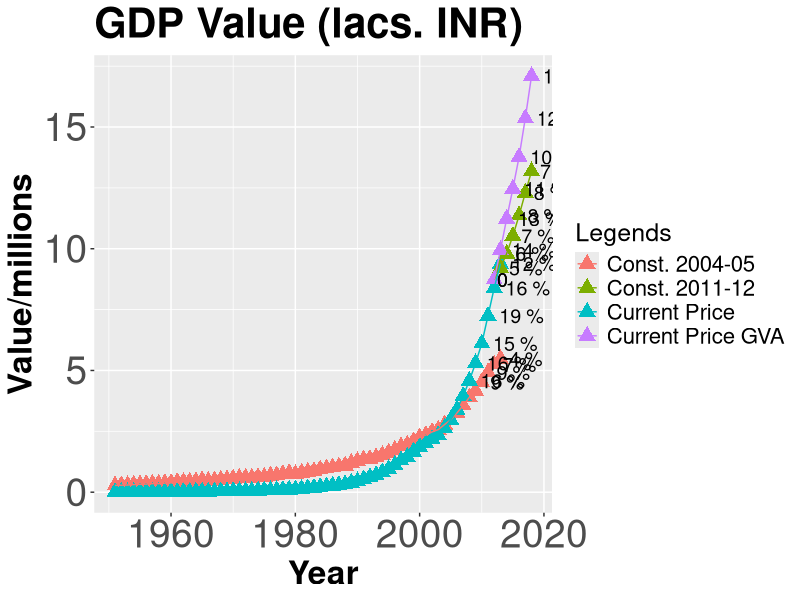
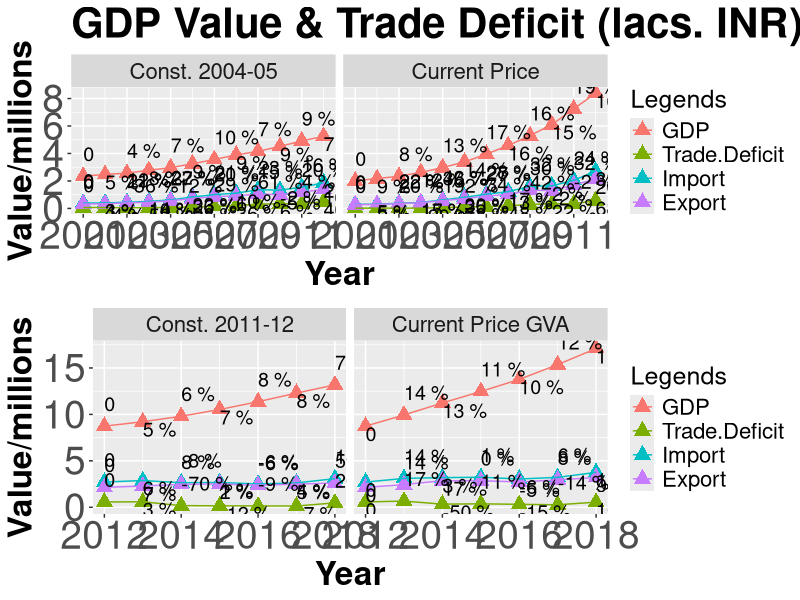
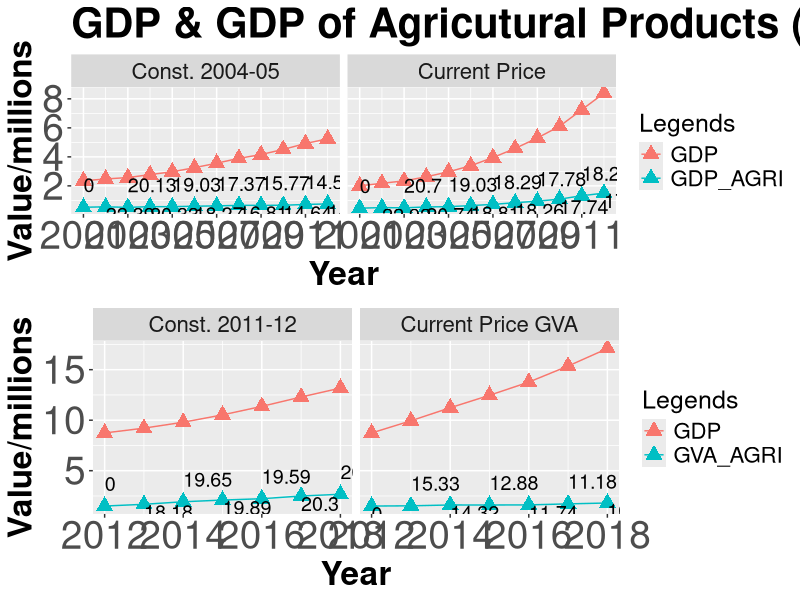

These charts were generated, in order, by the following R code:
## ---- chunk 1
knitr::opts_chunk$set(echo = TRUE)
## ---- chunk 2
library(reshape2)
library(ggplot2)
library(cowplot)
library(dplyr)
GDP_2004 <- read.csv("GDP_Const_2004_05.csv", stringsAsFactors =FALSE)
GDP_2011 <- read.csv("GDP_Const_2011_12.csv", stringsAsFactors =FALSE)
GDP_value_1 <- GDP_2004[,1:3]
for(i in 1:nrow(GDP_value_1)){
    if(GDP_value_1$year[i]==1951){GDP_value_1$Percent_Change[i] <- 0}
    else{GDP_value_1$Percent_Change[i] <- sprintf("%.0f %%", 100*((GDP_value_1$GDP[i] -GDP_value_1$GDP[i-1]) / GDP_value_1$GDP[i-1]))}
}
GDP_value_2 <- GDP_2011[,1:3]
for(i in 1:nrow(GDP_value_2)){
    if(GDP_value_2$year[i]==2012){GDP_value_2$Percent_Change[i] <- 0}
    else{GDP_value_2$Percent_Change[i] <- sprintf("%.0f %%", 100*((GDP_value_2$GDP[i] -GDP_value_2$GDP[i-1]) / GDP_value_2$GDP[i-1]))}
}
GDP_value <- rbind(GDP_value_1, GDP_value_2)
GDP_value$GDP <- GDP_value$GDP/1000000
GDP_value$vj <- rep(c(-1,1), length.out=nrow(GDP_value))

## ---- chunk 3

plot_theme <- theme(axis.text=element_text(size=28), axis.title = element_text(size = 24,face = "bold"), plot.title = element_text(size=30, face = "bold"), legend.text = element_text(size = 16), legend.title=element_text(size=18), strip.text = element_text(size = 16))

plot_GDP <- ggplot(GDP_value, aes(GDP_value$year, GDP_value$GDP))+ geom_point(aes(color=GDP_value$Base.Price), size=4, pch=17)+ geom_line(aes(color = GDP_value$Base.Price)) +labs(x="Year", y="Value/millions", title="GDP Value (lacs. INR)", color="Legends")+ geom_text(aes(label = ifelse(GDP_value$GDP > 4.5, as.character(GDP_value$Percent_Change), '')), hjust = -0.25, vjust = 0.5, size = 5)+ plot_theme

print(plot_GDP)
## ---- chunk 4
GDP_TD_2004 <- select(GDP_2004, year, Base.Price, GDP, Trade.Deficit, Import, Export)
GDP_TD_2004_melt <- melt(GDP_TD_2004, c("year", "Base.Price"))
GDP_TD_2004_melt_filter <- GDP_TD_2004_melt %>% filter(year %in% 2001:2012)
GDP_TD_2004_melt_filter$value <- GDP_TD_2004_melt_filter$value/1000000
GDP_TD_2004_melt_filter$vj <- rep(c(-1,1), length.out=nrow(GDP_TD_2004_melt_filter))
for(i in 1:nrow(GDP_TD_2004_melt_filter)){
    if(GDP_TD_2004_melt_filter$year[i]==2001){GDP_TD_2004_melt_filter$Percent_Change[i] <- 0}
    else{GDP_TD_2004_melt_filter$Percent_Change[i] <- sprintf("%.0f %%", 100*((GDP_TD_2004_melt_filter$value[i] -GDP_TD_2004_melt_filter$value[i-1]) / GDP_TD_2004_melt_filter$value[i-1]))}
}
## ---- chunk 5
GDP_TD_2011 <- select(GDP_2011, year, Base.Price, GDP, Trade.Deficit, Import, Export)
GDP_TD_2011_melt <- melt(GDP_TD_2011, c("year", "Base.Price"))
GDP_TD_2011_melt$value <- GDP_TD_2011_melt$value/1000000
GDP_TD_2011_melt$vj <- rep(c(-1,1), length.out=nrow(GDP_TD_2011_melt))
for(i in 1:nrow(GDP_TD_2011_melt)){
 if(GDP_TD_2011_melt$year[i]==2012){GDP_TD_2011_melt$Percent_Change[i] <- 0}
 else{GDP_TD_2011_melt$Percent_Change[i] <- sprintf("%.0f %%", 100*((GDP_TD_2011_melt$value[i] -GDP_TD_2011_melt$value[i-1]) / GDP_TD_2011_melt$value[i-1]))}
}
## ---- chunk 6
GDP_TD_2004_plot <- ggplot(GDP_TD_2004_melt_filter, aes(year, value))+geom_point(aes(color=GDP_TD_2004_melt_filter$variable), size=4, pch=17)+facet_grid(.~GDP_TD_2004_melt_filter$Base.Price)+geom_line(aes(color = GDP_TD_2004_melt_filter$variable)) +labs(x="Year", y="Value/millions", title="GDP Value & Trade Deficit (lacs. INR)", color = "Legends")+ geom_text(aes(label = ifelse(GDP_TD_2004_melt_filter$value > 0, as.character(GDP_TD_2004_melt_filter$Percent_Change), '')), hjust = 0, vjust = GDP_TD_2004_melt_filter$vj, size = 5)+ plot_theme + scale_x_continuous(breaks = round(seq(min(GDP_TD_2004_melt_filter$year), max(GDP_TD_2004_melt_filter$year), by = 2),1))

GDP_TD_2011_plot <- ggplot(GDP_TD_2011_melt, aes(year, value))+geom_point(aes(color=GDP_TD_2011_melt$variable), size=4, pch=17)+facet_grid(.~GDP_TD_2011_melt$Base.Price)+geom_line(aes(color = GDP_TD_2011_melt$variable)) +labs(x="Year", y="Value/millions", color = "Legends")+ geom_text(aes(label = ifelse(GDP_TD_2011_melt$value > 0, as.character(GDP_TD_2011_melt$Percent_Change), '')), hjust = 0, vjust = GDP_TD_2011_melt$vj, size = 5)+ plot_theme

plot_grid(GDP_TD_2004_plot, GDP_TD_2011_plot, nrow = 2)

## ---- chunk 7
GDP_Agri_2004 <- select(GDP_2004, "year", "Base.Price", "GDP", "GDP_AGRI")
GDP_Agri_2004_filter <- GDP_Agri_2004 %>% filter(year %in% 2001:2012)
for(i in 1:nrow(GDP_Agri_2004_filter)){
 if(GDP_Agri_2004_filter$year[i]==2001){GDP_Agri_2004_filter$Percent_Change[i] <- 0}
 else{GDP_Agri_2004_filter$Percent_Change[i] <- round(100*GDP_Agri_2004_filter$GDP_AGRI[i]/GDP_Agri_2004_filter$GDP[i], digits = 2)}
}
GDP_Agri_2004_melt <- melt(GDP_Agri_2004_filter, c("year", "Base.Price", "Percent_Change"))
GDP_Agri_2004_melt$value <- GDP_Agri_2004_melt$value/1000000

GDP_Agri_2011 <- select(GDP_2011, "year", "Base.Price", "GDP", "GVA_AGRI")
#GDP_Agri_2011_filter <- GDP_Agri_2011 %>% filter(year %in% 2001:2012)
for(i in 1:nrow(GDP_Agri_2011)){
 if(GDP_Agri_2011$year[i]==2012){GDP_Agri_2011$Percent_Change[i] <- 0}
 else{GDP_Agri_2011$Percent_Change[i] <- round(100*GDP_Agri_2011$GVA_AGRI[i]/GDP_Agri_2011$GDP[i], digits = 2)}
}
GDP_Agri_2011_melt <- melt(GDP_Agri_2011, c("year", "Base.Price", "Percent_Change"))
GDP_Agri_2011_melt$value <- GDP_Agri_2011_melt$value/1000000

## ---- chunk 8
GDP_Agri_2004_melt$vj <- rep(c(-1,1), length.out=nrow(GDP_Agri_2004_melt))
GDP_Agri_2011_melt$vj <- rep(c(-1,1), length.out=nrow(GDP_Agri_2011_melt))

GDP_Agri_plot_2004 <- ggplot(GDP_Agri_2004_melt, aes(year, value))+ geom_point(aes(color=variable), size=4, pch=17)+ facet_grid(.~Base.Price)+ geom_line(aes(color = GDP_Agri_2004_melt$variable))+ geom_text(aes(label= ifelse(GDP_Agri_2004_melt$variable == "GDP_AGRI", GDP_Agri_2004_melt$Percent_Change, '')),hjust = 0, vjust = GDP_Agri_2004_melt$vj, size = 5)+ labs(x="Year", y="Value/millions", title="GDP & GDP of Agricutural Products (lacs. INR)", color = "Legends") + plot_theme + scale_x_continuous(breaks = round(seq(min(GDP_Agri_2004_melt$year), max(GDP_Agri_2004_melt$year), by = 2),1))

GDP_Agri_plot_2011 <- ggplot(GDP_Agri_2011_melt, aes(year, value))+ geom_point(aes(color=variable), size=4, pch=17)+ facet_grid(.~Base.Price)+ geom_line(aes(color = GDP_Agri_2011_melt$variable))+ geom_text(aes(label= ifelse(GDP_Agri_2011_melt$variable == "GVA_AGRI", GDP_Agri_2011_melt$Percent_Change, '')),hjust = 0, vjust = GDP_Agri_2011_melt$vj, size = 5)+ labs(x="Year", y="Value/millions", color = "Legends") + plot_theme + scale_x_continuous(breaks = round(seq(min(GDP_Agri_2011_melt$year), max(GDP_Agri_2011_melt$year), by = 2),1))

plot_grid(GDP_Agri_plot_2004, GDP_Agri_plot_2011, nrow = 2)

